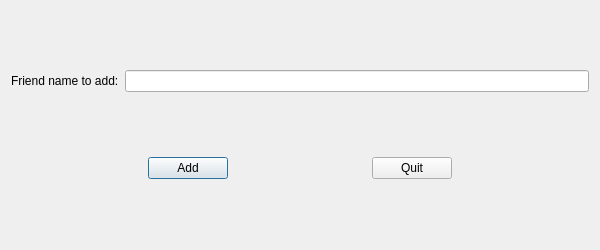
<?xml version="1.0" encoding="UTF-8"?>
<ui version="4.0">
 <class>AddFriend</class>
 <widget class="QDialog" name="AddFriend">
  <property name="windowModality">
   <enum>Qt::NonModal</enum>
  </property>
  <property name="geometry">
   <rect>
    <x>0</x>
    <y>0</y>
    <width>600</width>
    <height>250</height>
   </rect>
  </property>
  <property name="minimumSize">
   <size>
    <width>600</width>
    <height>250</height>
   </size>
  </property>
  <property name="maximumSize">
   <size>
    <width>600</width>
    <height>250</height>
   </size>
  </property>
  <property name="windowTitle">
   <string>Dialog</string>
  </property>
  <property name="modal">
   <bool>true</bool>
  </property>
  <layout class="QGridLayout" name="gridLayout">
   <item row="0" column="0">
    <layout class="QHBoxLayout" name="horizontalLayout_2">
     <item>
      <widget class="QLabel" name="label">
       <property name="text">
        <string>Friend name to add:</string>
       </property>
      </widget>
     </item>
     <item>
      <widget class="QLineEdit" name="friendAdd"/>
     </item>
    </layout>
   </item>
   <item row="1" column="0">
    <layout class="QHBoxLayout" name="horizontalLayout">
     <item>
      <spacer name="horizontalSpacer_2">
       <property name="orientation">
        <enum>Qt::Horizontal</enum>
       </property>
       <property name="sizeHint" stdset="0">
        <size>
         <width>40</width>
         <height>20</height>
        </size>
       </property>
      </spacer>
     </item>
     <item>
      <widget class="QPushButton" name="addFriend">
       <property name="text">
        <string>Add</string>
       </property>
       <property name="shortcut">
        <string>Ctrl+A</string>
       </property>
      </widget>
     </item>
     <item>
      <spacer name="horizontalSpacer">
       <property name="orientation">
        <enum>Qt::Horizontal</enum>
       </property>
       <property name="sizeHint" stdset="0">
        <size>
         <width>40</width>
         <height>20</height>
        </size>
       </property>
      </spacer>
     </item>
     <item>
      <widget class="QPushButton" name="quitButton">
       <property name="text">
        <string>Quit</string>
       </property>
       <property name="shortcut">
        <string>Ctrl+Q</string>
       </property>
      </widget>
     </item>
     <item>
      <spacer name="horizontalSpacer_3">
       <property name="orientation">
        <enum>Qt::Horizontal</enum>
       </property>
       <property name="sizeHint" stdset="0">
        <size>
         <width>40</width>
         <height>20</height>
        </size>
       </property>
      </spacer>
     </item>
    </layout>
   </item>
  </layout>
 </widget>
 <resources/>
 <connections/>
</ui>
